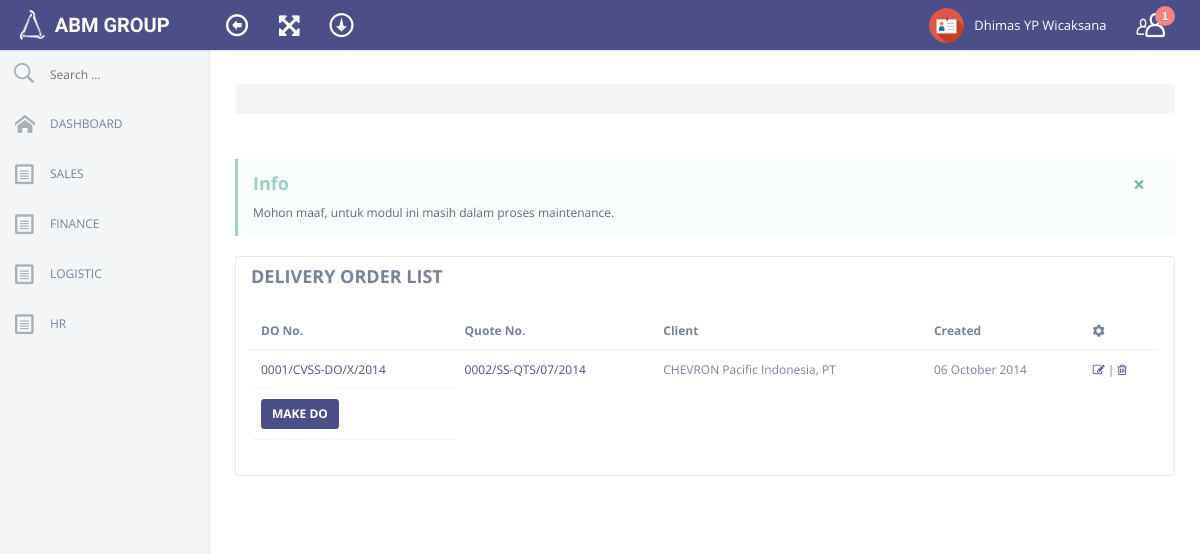
/do.php (signed in), run on the app's committed database.
### tables this page shows
CREATE TABLE IF NOT EXISTS `employee` (
`id_karyawan` int(255) NOT NULL,
  `no_pegawai` int(255) DEFAULT NULL,
  `join_date` varchar(100) DEFAULT '',
  `status_karyawan` varchar(1000) DEFAULT '',
  `kode_company` varchar(100) DEFAULT '',
  `nama_depan` varchar(1000) DEFAULT '',
  `nama_tengah` varchar(1000) DEFAULT '',
  `nama_belakang` varchar(1000) DEFAULT '',
  `tempat_lahir` varchar(1000) DEFAULT '',
  `ttl_karyawan` varchar(1000) DEFAULT '',
  `alamat_karyawan` varchar(1000) DEFAULT '',
  `kota_karyawan` varchar(1000) DEFAULT '',
  `kodepos_karyawan` int(255) DEFAULT NULL,
  `propinsi_karyawan` varchar(1000) DEFAULT '',
  `negara_karyawan` varchar(1000) DEFAULT '',
  `telpon_karyawan` varchar(1000) DEFAULT '',
  `mobile_karyawan` varchar(1000) DEFAULT '',
  `email_karyawan` varchar(1000) DEFAULT '',
  `job_tittle` varchar(1000) DEFAULT '',
  `basic_salary` int(255) DEFAULT NULL,
  `meals_salary` int(255) DEFAULT NULL,
  `npwp` varchar(1000) DEFAULT '',
  `bpjs` varchar(1000) DEFAULT '',
  `sex` varchar(1000) DEFAULT '',
  `martial_status` varchar(1000) DEFAULT '',
  `spouse_name` varchar(1000) DEFAULT '',
  `no_child` int(10) DEFAULT NULL,
  `emergency_contact` varchar(1000) DEFAULT '',
  `emergency_phone` varchar(1000) DEFAULT '',
  `id_type` varchar(1000) DEFAULT '',
  `id_no` varchar(1000) DEFAULT '',
  `foto` varchar(1000) DEFAULT '',
  `status` int(10) DEFAULT NULL,
  `vis` int(10) DEFAULT NULL,
  `create_user` varchar(1000) DEFAULT '',
  `create_date` varchar(1000) DEFAULT '',
  `modified_user` varchar(1000) DEFAULT '',
  `modified_date` varchar(1000) DEFAULT ''
);

CREATE TABLE IF NOT EXISTS `delivery_order` (
`id_do` int(255) NOT NULL,
  `do_no` varchar(1000) NOT NULL,
  `quote_no` varchar(1000) NOT NULL,
  `company_no` varchar(100) NOT NULL,
  `client_no` varchar(100) NOT NULL,
  `date` varchar(100) NOT NULL,
  `remark` varchar(1000) NOT NULL,
  `status` int(10) NOT NULL,
  `vis` int(10) NOT NULL,
  `create_user` varchar(100) NOT NULL,
  `create_date` varchar(100) NOT NULL,
  `modified_user` varchar(100) NOT NULL,
  `modified_date` varchar(100) NOT NULL
);

CREATE TABLE IF NOT EXISTS `client` (
`id_client` int(255) NOT NULL,
  `nama_client` varchar(1000) DEFAULT '',
  `alamat_client` text,
  `kota_client` varchar(1000) DEFAULT '',
  `kodepos_client` int(255) DEFAULT NULL,
  `propinsi_client` varchar(1000) DEFAULT '',
  `negara_client` varchar(1000) DEFAULT '',
  `telpon_client` varchar(1000) DEFAULT '',
  `email_client` varchar(1000) DEFAULT '',
  `situs` varchar(100) DEFAULT '',
  `tags` varchar(1000) DEFAULT '',
  `vis` int(10) DEFAULT NULL,
  `logo` varchar(1000) DEFAULT '',
  `create_user` varchar(1000) DEFAULT '',
  `create_date` varchar(1000) DEFAULT '',
  `modified_user` varchar(1000) DEFAULT '',
  `modified_date` varchar(1000) DEFAULT ''
);

### do.php (the view, shortened to what this page needs)
<?PHP
	  $id2=$_SESSION['SESS_MEMBER_ID'];
	  $tampil= mysql_query("select * from user where id_pegawai='$id2'");
	  $data_tampil = mysql_fetch_array($tampil);
	  $kd_role = $data_tampil['role'];
    $peg = $data_tampil['nama_pegawai'];
    $today = date("j/m/Y");
	if ($kd_role == "1") {
  include ("head_meta.php");
?>
<body>
  <?PHP
  include ("header.php");
  include ("sidebar.php");
  ?>
<div id=content>
  <div class=content-wrapper>
    <div class=row>
      <div class="col-lg-12 heading">
        <br>
        <ul id=crumb class=breadcrumb>
        </ul>
      </div>
    </div>
    <div class=outlet>
      <div class=row>
        <div class=col-lg-12>
          <div class="bs-callout bs-callout-info fade in">
            <button type=button class=close data-dismiss=alert aria-hidden=true>&times;</button>
            <h4>Info</h4>
            <p>Mohon maaf, untuk modul ini masih dalam proses maintenance.</p>
          </div>
        </div>
      </div>
      <div class=row>
        <div class=col-lg-12>
          <div class="panel panel-default plain panelRefresh">
            <div class="panel-heading white-bg">
              <h4>DELIVERY ORDER LIST</h4>
            </div>
            <div class=panel-body>
              <table class="table display" id=datatable>
                <thead>
                  <tr>
                    <th>DO No.
                    <th>Quote No.
                    <th>Client
                    <th>Created
                    <th><i class="im-cog"></i>
                <tbody>
                <?PHP
                  $qt= mysql_query("select * from delivery_order where vis='0' order by id_do asc limit 0, 10001");
                    While($qt2= mysql_fetch_assoc($qt))
                      {
                          $clnt=$qt2['client_no'];
                          $clnt2= mysql_query("select * from `client` where id_client='$clnt'") or die(mysql_error());
                          $clnt3= mysql_result($clnt2, 0, 'nama_client');
                        echo '<tr class="odd gradeX">';
                        echo '<td><a href="input_item_do.php?po='.$qt2["do_no"].'" target="_Blank">'.$qt2["do_no"].'</a>';
                        echo '<td><a href="detail_penawaran.php?qo='.$qt2["quote_no"].'" target="_Blank">'.$qt2['quote_no'].'</a>';
                        echo '<td>'.$clnt3;
                        echo '<td>'.$qt2['date'];
                        echo '<td><a href="edit_do.php?kd='.$qt2["id_do"].'" target="_Blank"><i class="fa-edit"></i></a> | ';
                        echo '<a href="sys/engine/hapus_do.php?kd='.$qt2["id_do"].'&&dt='.$today.'&&pg='.$peg.'&&clt='.$qt2["do_no"].'&&swch=1" onclick=\'return confirm("Anda yakin ingin menghapus?")\'><i class="fa-trash"></i></a>';
              }
          ?>
                <tfoot>
                  <tr>
                    <th><a href="add_do.php" target="_Blank"><button type=button class="btn btn-sm btn-primary">MAKE DO</button></a>
              </table>
            </div>
          </div>
        </div>
      </div>
    </div>
  </div>
</div>
<?PHP 	}  else { header("Location: error_page.php"); } ?>

### header.php (shortened to what this page needs)
Start #header -->
<div id="header">
  <div class=container-fluid>
    <div class=navbar>
      <div class="navbar-header">
        <a class=navbar-brand href=dashboard.php>
          <img style="margin: 5px 5px 10px 20px;" width="25" height="30" src=assets/img/logo01.png>
            <span class=text-logo>ABM GROUP</span><span class=text-slogan></span></a></div>
              <nav class=top-nav role=navigation>
                <ul class="nav navbar-nav pull-left">
                  <li id="toggle-sidebar-li"><a href=# id="toggle-sidebar"><i class=en-arrow-left2></i></a></li>
                  <li><a href=# class=full-screen><i class=fa-fullscreen></i></a></li>
                  <li><a href=# id="toggle-header-area"><i class=ec-download></i></a></li>
                </ul>
        <ul class="nav navbar-nav pull-right">
          <?PHP
                $idu= $data_tampil['nama_pegawai'];
                $idu2= mysql_query("select * from employee where nama_depan='$idu'") or die(mysql_error());
                $idu4= mysql_result($idu2, 0, 'nama_depan');
                $idu5= mysql_result($idu2, 0, 'nama_tengah');
                $idu6= mysql_result($idu2, 0, 'nama_belakang');
          ?>
          <li class=dropdown>
            <a href=# data-toggle=dropdown>
              <img class=user-avatar src=assets/img/ico/profile.png >
              <?PHP echo $idu4 ?> <?PHP echo $idu5 ?> <?PHP echo $idu6 ?>
            </a>
          </li>
          <li id="toggle-right-sidebar-li"><a href=# id="toggle-right-sidebar"><i class="ec-users"></i> <span class="notification">1</span></a></li>
        </ul>
      </nav>
    </div>
  </div>
</div>

### data on the page
employee: nama_depan "Dhimas", nama_belakang "YP Wicaksana"
delivery_order: do_no "0001/CVSS-DO/X/2014", quote_no "0002/SS-QTS/07/2014", client.nama_client "CHEVRON Pacific Indonesia, PT", date "06 October 2014"
